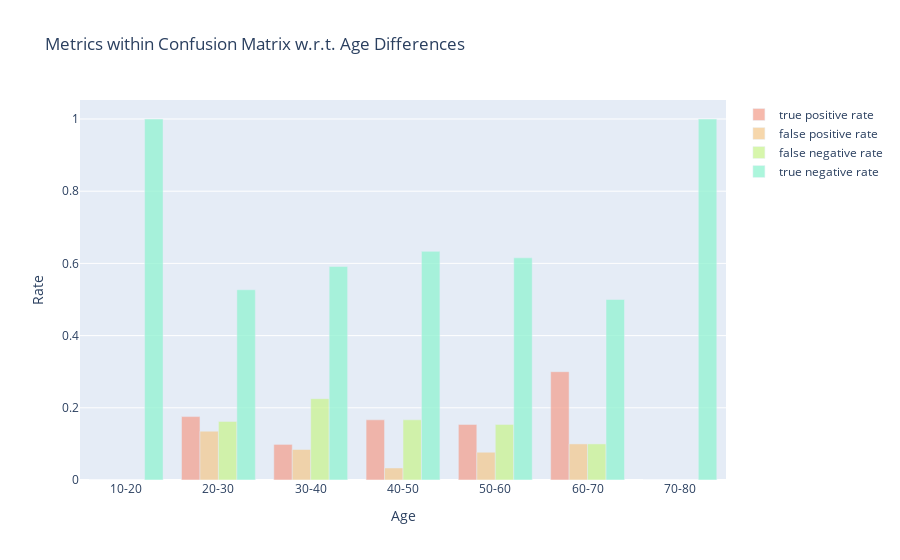

Notebook code cell kept with this figure:
### Code cell
# visualize the results
fig = go.Figure()
fig.add_trace(go.Bar(
    x=list(tpr_age.keys()),
    y=list(tpr_age.values()),
    marker_color='#F3A291',
    opacity=0.75,
    name='true positive rate'
))
fig.add_trace(go.Bar(
    x=list(fpr_age.keys()),
    y=list(fpr_age.values()),
    marker_color='#F3CA91',
    opacity=0.75,
    name='false positive rate'
))
fig.add_trace(go.Bar(
    x=list(fnr_age.keys()),
    y=list(fnr_age.values()),
    marker_color='#CAF391',
    opacity=0.75,
    name='false negative rate'
))
fig.add_trace(go.Bar(
    x=list(tnr_age.keys()),
    y=list(tnr_age.values()),
    marker_color='#91F3D1',
    opacity=0.75,
    name='true negative rate'
))
fig.update_layout(
    title_text='Metrics within Confusion Matrix w.r.t. Age Differences',
    xaxis_title='Age',
    yaxis_title='Rate'
)
# fig.write_image('../results/separation-age.png', scale=2)
fig.show()

### Figure 1 — Plotly figure (JSON) as saved in the notebook; plotly's stock layout.template omitted (floating-point values rounded to 4 significant figures)
{"data": [{"marker": {"color": "#F3A291"}, "name": "true positive rate", "opacity": 0.75, "type": "bar", "x": ["10-20", "20-30", "30-40", "40-50", "50-60", "60-70", "70-80"], "y": [0, 0.1757, 0.09859, 0.1667, 0.1538, 0.3, 0]}, {"marker": {"color": "#F3CA91"}, "name": "false positive rate", "opacity": 0.75, "type": "bar", "x": ["10-20", "20-30", "30-40", "40-50", "50-60", "60-70", "70-80"], "y": [0, 0.1351, 0.08451, 0.03333, 0.07692, 0.1, 0]}, {"marker": {"color": "#CAF391"}, "name": "false negative rate", "opacity": 0.75, "type": "bar", "x": ["10-20", "20-30", "30-40", "40-50", "50-60", "60-70", "70-80"], "y": [0, 0.1622, 0.2254, 0.1667, 0.1538, 0.1, 0]}, {"marker": {"color": "#91F3D1"}, "name": "true negative rate", "opacity": 0.75, "type": "bar", "x": ["10-20", "20-30", "30-40", "40-50", "50-60", "60-70", "70-80"], "y": [1, 0.527, 0.5915, 0.6333, 0.6154, 0.5, 1]}], "layout": {"title": {"text": "Metrics within Confusion Matrix w.r.t. Age Differences"}, "xaxis": {"title": {"text": "Age"}}, "yaxis": {"title": {"text": "Rate"}}}}
